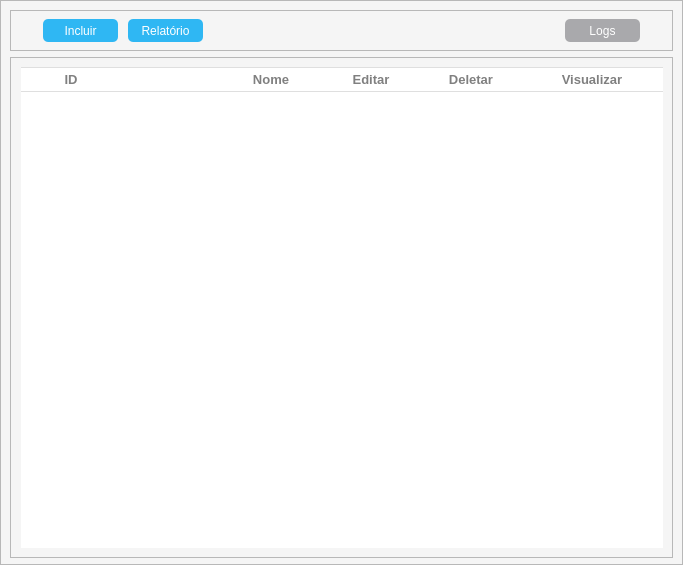
<?xml version="1.0" encoding="UTF-8"?>
<ui version="4.0">
 <class>frm_content</class>
 <widget class="QFrame" name="frm_content">
  <property name="geometry">
   <rect>
    <x>0</x>
    <y>0</y>
    <width>683</width>
    <height>565</height>
   </rect>
  </property>
  <property name="minimumSize">
   <size>
    <width>682</width>
    <height>561</height>
   </size>
  </property>
  <property name="font">
   <font>
    <family>Arial</family>
    <pointsize>10</pointsize>
   </font>
  </property>
  <property name="windowTitle">
   <string>Usuário</string>
  </property>
  <property name="styleSheet">
   <string notr="true">QFrame#frm_content{
	background-color:#F5F5F5;
}</string>
  </property>
  <layout class="QVBoxLayout" name="vrl_frm_content_user">
   <property name="spacing">
    <number>0</number>
   </property>
   <property name="leftMargin">
    <number>0</number>
   </property>
   <property name="topMargin">
    <number>0</number>
   </property>
   <property name="rightMargin">
    <number>0</number>
   </property>
   <property name="bottomMargin">
    <number>0</number>
   </property>
   <item>
    <widget class="QFrame" name="frm_content_user">
     <property name="minimumSize">
      <size>
       <width>682</width>
       <height>561</height>
      </size>
     </property>
     <property name="font">
      <font>
       <family>Arial</family>
       <pointsize>10</pointsize>
      </font>
     </property>
     <property name="frameShape">
      <enum>QFrame::StyledPanel</enum>
     </property>
     <property name="frameShadow">
      <enum>QFrame::Raised</enum>
     </property>
     <layout class="QVBoxLayout" name="vrl_content_user">
      <item>
       <widget class="QFrame" name="frm_content_button_user">
        <property name="minimumSize">
         <size>
          <width>661</width>
          <height>41</height>
         </size>
        </property>
        <property name="maximumSize">
         <size>
          <width>16777215</width>
          <height>41</height>
         </size>
        </property>
        <property name="frameShape">
         <enum>QFrame::StyledPanel</enum>
        </property>
        <property name="frameShadow">
         <enum>QFrame::Raised</enum>
        </property>
        <layout class="QHBoxLayout" name="hzl_content_button_user">
         <property name="spacing">
          <number>10</number>
         </property>
         <property name="leftMargin">
          <number>15</number>
         </property>
         <property name="topMargin">
          <number>0</number>
         </property>
         <property name="rightMargin">
          <number>15</number>
         </property>
         <property name="bottomMargin">
          <number>0</number>
         </property>
         <item>
          <spacer name="hls_between_boder_left_and_buttons_user">
           <property name="orientation">
            <enum>Qt::Horizontal</enum>
           </property>
           <property name="sizeHint" stdset="0">
            <size>
             <width>5</width>
             <height>20</height>
            </size>
           </property>
          </spacer>
         </item>
         <item>
          <widget class="QPushButton" name="btn_new_user">
           <property name="enabled">
            <bool>true</bool>
           </property>
           <property name="minimumSize">
            <size>
             <width>75</width>
             <height>23</height>
            </size>
           </property>
           <property name="maximumSize">
            <size>
             <width>75</width>
             <height>23</height>
            </size>
           </property>
           <property name="styleSheet">
            <string notr="true">QPushButton#btn_new_user {
	background-color: #2FB7F3;
	color: white;
	border-radius: 5px;
}
QPushButton#btn_new_user:hover {
	background-color:#009CE1;
}
QPushButton#btn_new_user:pressed {
	background-color:#0082BC;
}
QPushButton#btn_new_user:disabled {
	background-color:  #BFBFBF;
	color: #6a6767;
}</string>
           </property>
           <property name="text">
            <string>Incluir</string>
           </property>
           <property name="icon">
            <iconset>
             <normaloff>../img/plus-2-48.png</normaloff>../img/plus-2-48.png</iconset>
           </property>
           <property name="iconSize">
            <size>
             <width>10</width>
             <height>10</height>
            </size>
           </property>
          </widget>
         </item>
         <item>
          <widget class="QPushButton" name="btn_report_user">
           <property name="enabled">
            <bool>true</bool>
           </property>
           <property name="minimumSize">
            <size>
             <width>75</width>
             <height>23</height>
            </size>
           </property>
           <property name="maximumSize">
            <size>
             <width>75</width>
             <height>23</height>
            </size>
           </property>
           <property name="styleSheet">
            <string notr="true">QPushButton#btn_report_user {
	background-color: #2FB7F3;
	color: white;
	border-radius: 5px;
}
QPushButton#btn_report_user:hover {
	background-color:#009CE1;
}
QPushButton#btn_report_user:pressed {
	background-color:#0082BC;
}
QPushButton#btn_report_user:disabled {
	background-color:  #BFBFBF;
	color: #6a6767;
}</string>
           </property>
           <property name="text">
            <string>Relatório</string>
           </property>
           <property name="icon">
            <iconset>
             <normaloff>../img/report.png</normaloff>../img/report.png</iconset>
           </property>
           <property name="iconSize">
            <size>
             <width>16</width>
             <height>16</height>
            </size>
           </property>
          </widget>
         </item>
         <item>
          <spacer name="hls_between_button_report_and_logs_user">
           <property name="orientation">
            <enum>Qt::Horizontal</enum>
           </property>
           <property name="sizeHint" stdset="0">
            <size>
             <width>352</width>
             <height>20</height>
            </size>
           </property>
          </spacer>
         </item>
         <item>
          <widget class="QPushButton" name="btn_log_user">
           <property name="minimumSize">
            <size>
             <width>75</width>
             <height>23</height>
            </size>
           </property>
           <property name="maximumSize">
            <size>
             <width>75</width>
             <height>23</height>
            </size>
           </property>
           <property name="styleSheet">
            <string notr="true">QPushButton#btn_log_user {
	background-color: #A9A9AC;
	color: white;
	border-radius: 5px;
}
QPushButton#btn_log_user:hover {
	background-color:#97979B;
}
QPushButton#btn_log_user:pressed {
	background-color:#8A8A8E;
}
QPushButton#btn_log_user:disabled {
	background-color:  #BFBFBF;
	color: #6a6767;
}</string>
           </property>
           <property name="text">
            <string>Logs</string>
           </property>
           <property name="icon">
            <iconset>
             <normaloff>../img/log.png</normaloff>../img/log.png</iconset>
           </property>
          </widget>
         </item>
         <item>
          <spacer name="hls_between_button_and_border_right_user">
           <property name="orientation">
            <enum>Qt::Horizontal</enum>
           </property>
           <property name="sizeHint" stdset="0">
            <size>
             <width>5</width>
             <height>20</height>
            </size>
           </property>
          </spacer>
         </item>
        </layout>
       </widget>
      </item>
      <item>
       <widget class="QFrame" name="frm_content_fields_user">
        <property name="minimumSize">
         <size>
          <width>662</width>
          <height>501</height>
         </size>
        </property>
        <property name="font">
         <font>
          <family>Arial</family>
          <pointsize>10</pointsize>
         </font>
        </property>
        <property name="styleSheet">
         <string notr="true">QHeaderView::section {
	background-color: white;
	color: gray;
	padding: 2px;
	font-size: 10pt;
	font-weight: bold;
	border-style: none;
	text-transform: uppercase
}
QHeaderView::section:horizontal {
    border-top: 1px solid #DFDFDF;
	border-bottom:1px solid #DFDFDF;
}</string>
        </property>
        <property name="frameShape">
         <enum>QFrame::StyledPanel</enum>
        </property>
        <property name="frameShadow">
         <enum>QFrame::Raised</enum>
        </property>
        <layout class="QHBoxLayout" name="hzl__content_fields_user">
         <item>
          <spacer name="hls_between__borde_left_and_table_user">
           <property name="orientation">
            <enum>Qt::Horizontal</enum>
           </property>
           <property name="sizeHint" stdset="0">
            <size>
             <width>13</width>
             <height>20</height>
            </size>
           </property>
          </spacer>
         </item>
         <item>
          <widget class="QTableWidget" name="tab_user">
           <property name="minimumSize">
            <size>
             <width>642</width>
             <height>481</height>
            </size>
           </property>
           <property name="styleSheet">
            <string notr="true">QTableWidget {
	background: white;
	border-style: none;
}
QTableWidget::item {
	Border-bottom:1px solid #EEF1F7;
}
</string>
           </property>
           <property name="frameShape">
            <enum>QFrame::NoFrame</enum>
           </property>
           <property name="frameShadow">
            <enum>QFrame::Plain</enum>
           </property>
           <property name="editTriggers">
            <set>QAbstractItemView::NoEditTriggers</set>
           </property>
           <property name="selectionMode">
            <enum>QAbstractItemView::NoSelection</enum>
           </property>
           <property name="selectionBehavior">
            <enum>QAbstractItemView::SelectRows</enum>
           </property>
           <property name="showGrid">
            <bool>false</bool>
           </property>
           <property name="gridStyle">
            <enum>Qt::NoPen</enum>
           </property>
           <property name="wordWrap">
            <bool>false</bool>
           </property>
           <attribute name="horizontalHeaderHighlightSections">
            <bool>false</bool>
           </attribute>
           <attribute name="horizontalHeaderShowSortIndicator" stdset="0">
            <bool>false</bool>
           </attribute>
           <attribute name="horizontalHeaderStretchLastSection">
            <bool>true</bool>
           </attribute>
           <attribute name="verticalHeaderVisible">
            <bool>false</bool>
           </attribute>
           <column>
            <property name="text">
             <string>ID</string>
            </property>
           </column>
           <column>
            <property name="text">
             <string/>
            </property>
           </column>
           <column>
            <property name="text">
             <string>Nome</string>
            </property>
           </column>
           <column>
            <property name="text">
             <string>Editar</string>
            </property>
           </column>
           <column>
            <property name="text">
             <string>Deletar</string>
            </property>
           </column>
           <column>
            <property name="text">
             <string>Visualizar</string>
            </property>
           </column>
          </widget>
         </item>
         <item>
          <spacer name="hls_between_table_and_borde_right_user">
           <property name="orientation">
            <enum>Qt::Horizontal</enum>
           </property>
           <property name="sizeHint" stdset="0">
            <size>
             <width>4</width>
             <height>20</height>
            </size>
           </property>
          </spacer>
         </item>
        </layout>
       </widget>
      </item>
     </layout>
    </widget>
   </item>
  </layout>
 </widget>
 <resources/>
 <connections/>
</ui>
